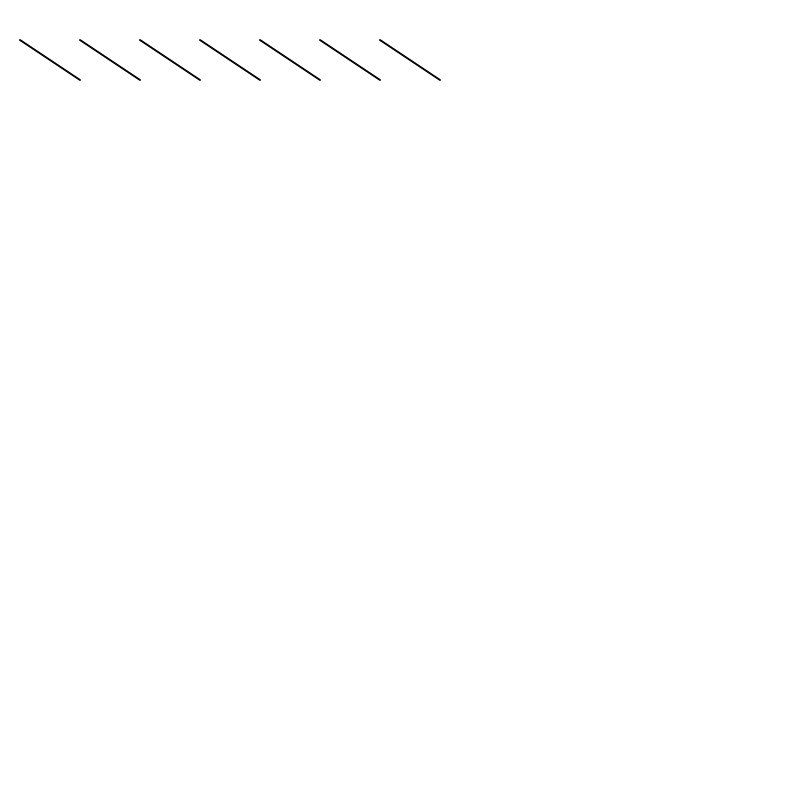
Frame 1 (no input)
Frame 60 (no input): identical to frame 1, image omitted
Frame 120 (the mouse pressed at the canvas centre since frame 60): identical to frame 1, image omitted

The p5.js sketch that drew this single still picture (run headless with seeded random() and noise() and a simulated clock; from frame 60 on, the mouse is pressed at the canvas centre):

// p5.js sketch
// ── sketch.js
/*
note: 
use for loop to make repetation

*/

function setup() {
  createCanvas(800, 800);
  strokeWeight(2);
}

function draw() {
  background(255);  
  for (var i = 20; i < 400; i+=60){
    line(i, 40, i+60, 80);
  }
}
